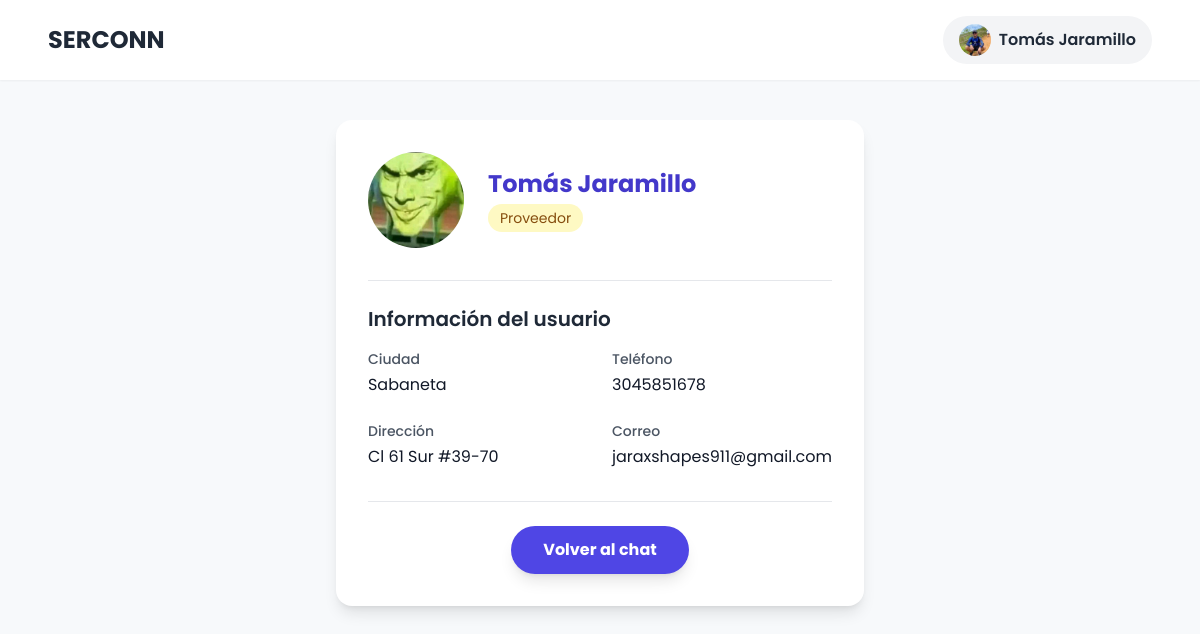
Page /accounts/user/4/?chat_id=2 (signed in) on the earlier database version.
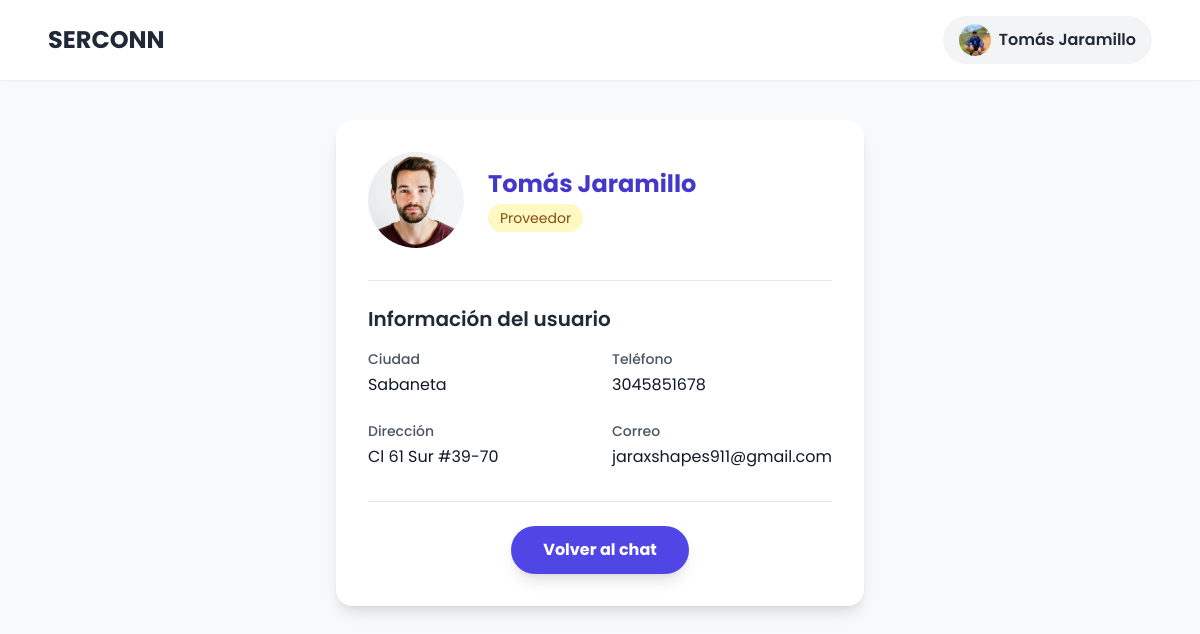
Same page on the later database version.
### accounts/models.py (models this page shows, shortened)
class User(AbstractUser):
    @property
    def is_service_provider(self):
        return self.user_role == "service_provider"
    username = None
    email = models.EmailField(unique=True)
    ROLE_CHOICES = (
        ('service_seeker', 'Cliente'),
        ('service_provider', 'Proveedor'),
    )
    user_role = models.CharField(max_length=20, choices=ROLE_CHOICES)
    CITY_CHOICES = (
        ('medellin', 'Medellin'),
        ('envigado', 'Envigado'),
        ('bello', 'Bello'),
        ('sabaneta', 'Sabaneta'),
        ('itagui', 'Itagui'),
        ('la_estrella', 'La Estrella'),
        ('caldas', 'Caldas'),
        ('copacabana', 'Copacabana'),
        ('girardota', 'Girardota'),
        ('barbosa', 'Barbosa'),
    )
    user_city = models.CharField(max_length=20, choices=CITY_CHOICES)
    VERIFICATION_CHOICES = (
        ('verificado', 'Verificado'),
        ('no_verificado', 'No Verificado'),
    )
    user_verification = models.CharField(max_length=20, choices=VERIFICATION_CHOICES, default='no_verificado')
    user_birthdate = models.DateField(blank=False, null= False)
    user_phone = models.CharField(max_length=20, blank=False, null=False)
    user_address = models.CharField(max_length=100, blank=False, null=False)
    user_picture = models.ImageField(upload_to='profiles/', blank=True, null=True)
    user_score = models.FloatField(default=5.0, blank=True, null=True)
    USERNAME_FIELD = "email"
    REQUIRED_FIELDS = []

### accounts/views.py (the view)
# urls.py: path('user/<int:user_id>/', views.user_profile_view, name='user_profile'),
@login_required
def user_profile_view(request, user_id):
    profile_user = get_object_or_404(User, id=user_id)
    return render(request, 'user_profile.html', {'profile_user': profile_user})

### interactions/context_processors.py (called while the page is built)
def unread_notifications_count(request):
    if request.user.is_authenticated:
        count = Notification.objects.filter(recipient=request.user, is_read=False).count()
        return {'unread_notifications': count}
    return {'unread_notifications': 0}

### accounts/templates/user_profile.html (shortened to what this page needs)
{% load static %}
<!DOCTYPE html>
<html lang="es">
<head>
    <script src="https://cdn.tailwindcss.com"></script>
</head>
<body class="flex flex-col min-h-screen">
    <header class="bg-white shadow-sm py-4 px-6 md:px-12 flex justify-between items-center sticky top-0 z-50">
        {% if user.is_authenticated %}
            {% if user.is_service_provider %}
                <h1 class="text-2xl font-bold text-gray-800">
                    <a href="{% url 'profile' %}">SERCONN</a>
                </h1>
            {% else %}
                <h1 class="text-2xl font-bold text-gray-800">
                    <a href="{% url 'service_search' %}">SERCONN</a>
                </h1>
            {% endif %}
        {% else %}
            <h1 class="text-2xl font-bold text-gray-800">
                <a href="{% url 'login' %}">SERCONN</a>
            </h1>
        {% endif %}
        <nav>
            {% if user.is_authenticated %}
                <div class="relative">
                    <button id="profile-menu-btn" class="flex items-center gap-2 bg-gray-100 hover:bg-gray-200 text-gray-800 font-semibold py-2 px-4 rounded-full transition-colors duration-300">
                        {% if user.user_picture %}
                            <img src="{{ user.user_picture.url }}" alt="Perfil" class="w-8 h-8 rounded-full object-cover">
                        {% else %}
                            <span class="w-8 h-8 rounded-full bg-gray-300 flex items-center justify-center font-bold">{{ user.username|slice:":1" }}</span>
                        {% endif %}
                        {{ user.get_full_name|default:user.username }}
                    </button>
                </div>
            {% endif %}
        </nav>
    </header>
    <main class="max-w-3xl mx-auto mt-10 bg-white rounded-2xl shadow-lg p-8">
        <div class="flex items-center gap-6">
            {% if profile_user.user_picture %}
                <img src="{{ profile_user.user_picture.url }}" alt="Foto de perfil" class="w-24 h-24 rounded-full object-cover">
            {% else %}
                <div class="w-24 h-24 rounded-full bg-gray-300 flex items-center justify-center font-bold text-3xl">{{ profile_user.get_full_name|slice:":1" }}</div>
            {% endif %}
            <div>
                <h2 class="text-2xl font-bold text-indigo-700">{{ profile_user.get_full_name }}</h2>
                <p class="mt-1 px-3 py-1 text-sm inline-block rounded-full {% if profile_user.is_service_provider %} bg-yellow-100 text-yellow-800 {% else %} bg-green-100 text-green-800 {% endif %}">
                    {{ profile_user.get_user_role_display }}
                </p>
            </div>
        </div>
        <section class="mt-8 border-t pt-6">
            <h3 class="text-xl font-semibold text-gray-800 mb-4">Información del usuario</h3>
            <div class="grid grid-cols-1 sm:grid-cols-2 gap-6">
                <div>
                    <label class="block text-sm font-medium text-gray-600">Ciudad</label>
                    <p class="mt-1 text-gray-900">{{ profile_user.get_user_city_display }}</p>
                </div>
                <div>
                    <label class="block text-sm font-medium text-gray-600">Teléfono</label>
                    <p class="mt-1 text-gray-900">{{ profile_user.user_phone }}</p>
                </div>
                <div>
                    <label class="block text-sm font-medium text-gray-600">Dirección</label>
                    <p class="mt-1 text-gray-900">{{ profile_user.user_address }}</p>
                </div>
                <div>
                    <label class="block text-sm font-medium text-gray-600">Correo</label>
                    <p class="mt-1 text-gray-900">{{ profile_user.email }}</p>
                </div>
            </div>
        </section>
        {% if request.GET.chat_id %}
        <div class="mt-8 border-t pt-6 text-center">
            <a href="{% url 'chat_view' request.GET.chat_id %}" class="inline-block bg-indigo-600 hover:bg-indigo-700 text-white font-bold py-3 px-8 rounded-full shadow-lg">
                Volver al chat
            </a>
        </div>
        {% endif %}
    </main>
</body>
</html>

Differences in the rows shown:
changed User "Sabaneta": user_picture: a different picture
